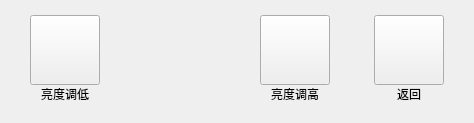
       <widget class="QWidget" name="controlBrightPage">
        <layout class="QHBoxLayout" name="horizontalLayout_19">
         <property name="spacing">
          <number>44</number>
         </property>
         <property name="leftMargin">
          <number>30</number>
         </property>
         <property name="topMargin">
          <number>15</number>
         </property>
         <property name="rightMargin">
          <number>30</number>
         </property>
         <property name="bottomMargin">
          <number>20</number>
         </property>
         <item>
          <layout class="QHBoxLayout" name="horizontalLayout_18">
           <property name="spacing">
            <number>20</number>
           </property>
           <item>
            <layout class="QVBoxLayout" name="verticalLayout_49">
             <property name="spacing">
              <number>0</number>
             </property>
             <item>
              <widget class="QPushButton" name="brightMinusBtn">
               <property name="minimumSize">
                <size>
                 <width>70</width>
                 <height>70</height>
                </size>
               </property>
               <property name="maximumSize">
                <size>
                 <width>70</width>
                 <height>70</height>
                </size>
               </property>
               <property name="text">
                <string/>
               </property>
               <property name="autoRepeatDelay">
                <number>500</number>
               </property>
               <property name="autoRepeatInterval">
                <number>200</number>
               </property>
              </widget>
             </item>
             <item>
              <widget class="QLabel" name="brightMinusBtnLabel">
               <property name="maximumSize">
                <size>
                 <width>70</width>
                 <height>16777215</height>
                </size>
               </property>
               <property name="text">
                <string>亮度调低</string>
               </property>
               <property name="alignment">
                <set>Qt::AlignCenter</set>
               </property>
              </widget>
             </item>
            </layout>
           </item>
           <item>
            <layout class="QVBoxLayout" name="verticalLayout_48">
             <property name="spacing">
              <number>0</number>
             </property>
             <item>
              <spacer name="verticalSpacer_7">
               <property name="orientation">
                <enum>Qt::Vertical</enum>
               </property>
               <property name="sizeHint" stdset="0">
                <size>
                 <width>20</width>
                 <height>18</height>
                </size>
               </property>
              </spacer>
             </item>
             <item>
              <widget class="QLabel" name="brightLabel">
               <property name="minimumSize">
                <size>
                 <width>120</width>
                 <height>10</height>
                </size>
               </property>
               <property name="text">
                <string/>
               </property>
              </widget>
             </item>
             <item>
              <spacer name="verticalSpacer_8">
               <property name="orientation">
                <enum>Qt::Vertical</enum>
               </property>
               <property name="sizeHint" stdset="0">
                <size>
                 <width>20</width>
                 <height>13</height>
                </size>
               </property>
              </spacer>
             </item>
            </layout>
           </item>
           <item>
            <layout class="QVBoxLayout" name="verticalLayout_47">
             <property name="spacing">
              <number>0</number>
             </property>
             <item>
              <widget class="QPushButton" name="brightPlusBtn">
               <property name="minimumSize">
                <size>
                 <width>70</width>
                 <height>70</height>
                </size>
               </property>
               <property name="maximumSize">
                <size>
                 <width>70</width>
                 <height>70</height>
                </size>
               </property>
               <property name="text">
                <string/>
               </property>
               <property name="autoRepeatDelay">
                <number>500</number>
               </property>
               <property name="autoRepeatInterval">
                <number>200</number>
               </property>
              </widget>
             </item>
             <item>
              <widget class="QLabel" name="brightPlusBtnLabel">
               <property name="maximumSize">
                <size>
                 <width>70</width>
                 <height>16777215</height>
                </size>
               </property>
               <property name="text">
                <string>亮度调高</string>
               </property>
               <property name="alignment">
                <set>Qt::AlignCenter</set>
               </property>
              </widget>
             </item>
            </layout>
           </item>
          </layout>
         </item>
         <item>
          <layout class="QVBoxLayout" name="verticalLayout_46">
           <property name="spacing">
            <number>0</number>
           </property>
           <item>
            <widget class="QPushButton" name="brightBackBtn">
             <property name="minimumSize">
              <size>
               <width>70</width>
               <height>70</height>
              </size>
             </property>
             <property name="maximumSize">
              <size>
               <width>70</width>
               <height>70</height>
              </size>
             </property>
             <property name="text">
              <string/>
             </property>
             <property name="autoRepeatDelay">
              <number>500</number>
             </property>
             <property name="autoRepeatInterval">
              <number>200</number>
             </property>
            </widget>
           </item>
           <item>
            <widget class="QLabel" name="brightBackBtnLabel">
             <property name="maximumSize">
              <size>
               <width>70</width>
               <height>16777215</height>
              </size>
             </property>
             <property name="text">
              <string>返回</string>
             </property>
             <property name="alignment">
              <set>Qt::AlignCenter</set>
             </property>
            </widget>
           </item>
          </layout>
         </item>
        </layout>
       </widget>
